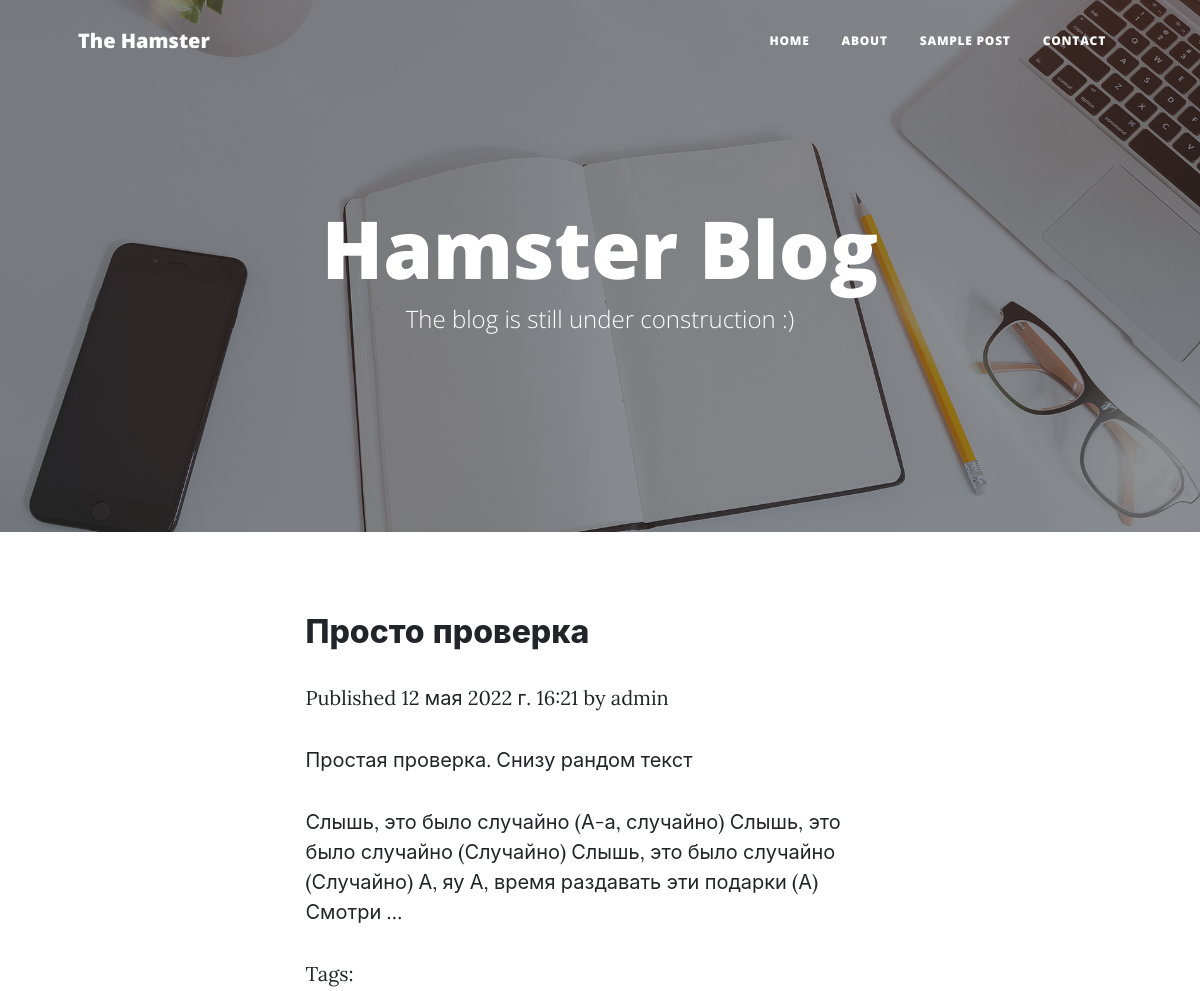
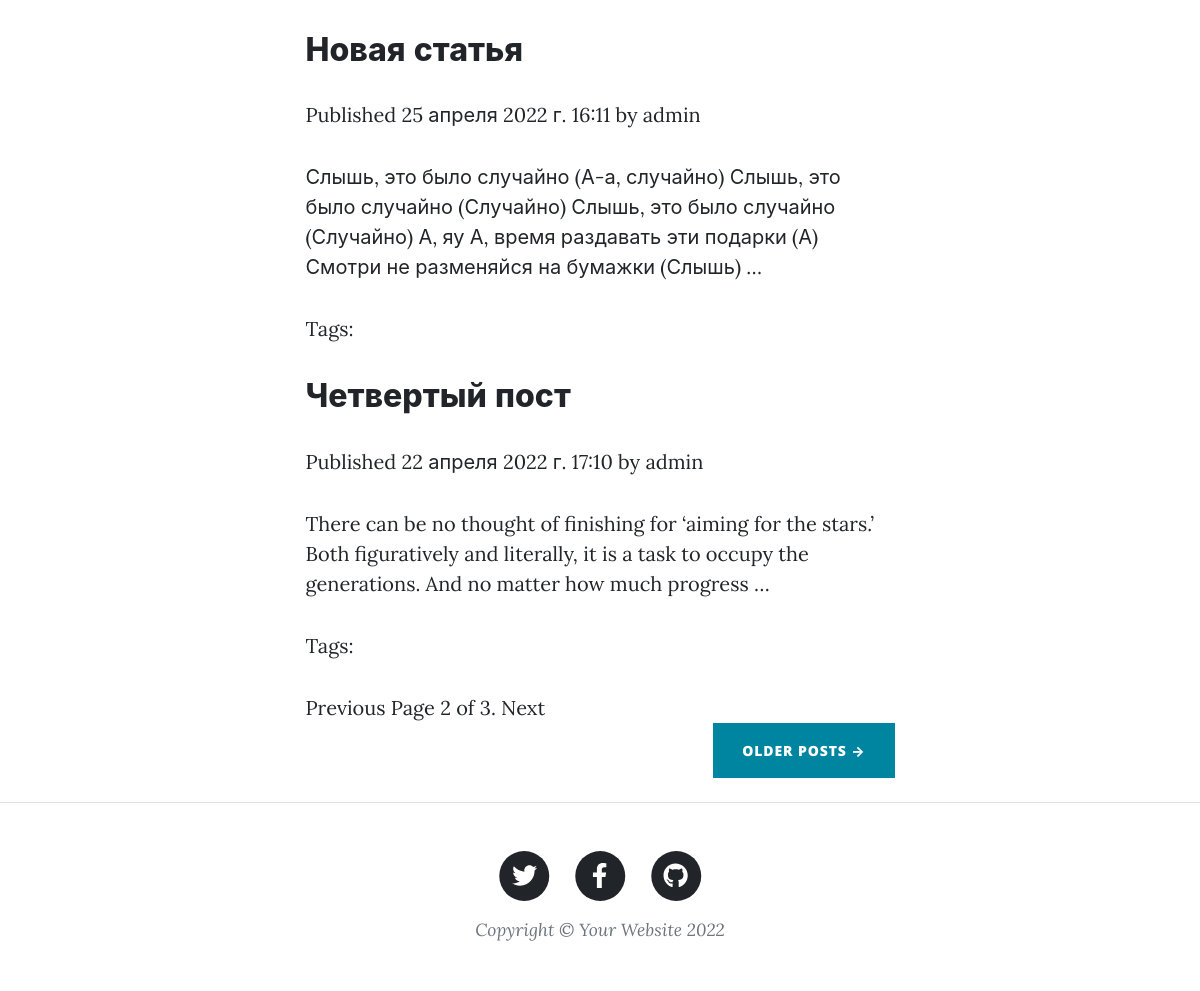
Screenshot of /?page=2 with the database file from the repository (2 pictures, top to bottom).
### blog/models.py (models this page shows, shortened)
class Post(models.Model):
    STATUS_CHOICES = (
        ('draft', 'Draft'),
        ('published', 'Published'),
    )
    title = models.CharField(max_length=250)
    slug = models.SlugField(max_length=250, unique_for_date='publish')
    author = models.ForeignKey(User, on_delete=models.CASCADE,
                               related_name='blog_posts')
    body = models.TextField()
    publish = models.DateTimeField(default=timezone.now)
    created = models.DateTimeField(auto_now_add=True)
    updated = models.DateTimeField(auto_now=True)
    status = models.CharField(max_length=10, choices=STATUS_CHOICES, default='draft')
    class Meta:
        ordering = ('-publish',)
    objects = models.Manager()          # Менеджер по умолчанию.
    published = PublishedManager()      # Наш новый менеджер.
    def get_absolute_url(self):
        return reverse('blog:post_detail', args=[self.publish.year,
                                                 self.publish.month,
                                                 self.publish.day, self.slug])
    tags = TaggableManager()

### blog/views.py (the view)
# urls.py: path('', views.post_list, name='post_list'),
def post_list(request, tag_slug=None):
    object_list = Post.published.all()
    tag = None
    if tag_slug:
        tag = get_object_or_404(Tag, slug=tag_slug)
        object_list = object_list.filter(tags__in=[tag])
    paginator = Paginator(object_list, 3)  # По 3 статьи на каждой странице.
    page = request.GET.get('page')
    try:
        posts = paginator.page(page)
    except PageNotAnInteger:
        posts = paginator.page(1)
    except EmptyPage:
        posts = paginator.page(paginator.num_pages)
    return render(request, 'blog/post/list.html', {'page': page, 'posts': posts, 'tag': tag})

### blog/models.py (called while the page is built)
    def get_queryset(self):
        return super().get_queryset().filter(status='published')

### blog/templatetags/blog_tags.py (called while the page is built)
@register.filter(name='markdown')
def markdown_format(text):
    return mark_safe(markdown.markdown(text))

### blog/templates/blog/post/list.html (shortened to what this page needs)
{% extends "blog/index.html" %}
{% load blog_tags %}
{% block content %}
    {% for post in posts %}
        <h2>
            <a href="{{ post.get_absolute_url }}">
                {{ post.title }}</a>
        </h2>
        <p class="date">
            Published {{ post.publish }} by {{ post.author }}
        </p>
        {{ post.body|markdown|truncatewords_html:30 }}
        <p class="tags">
            Tags:
        </p>
    {% endfor %}
    {% include "pagination.html" with page=posts %}
{% endblock %}

### rows the page displays
Post: title "Просто проверка", publish "12 мая 2022 г. 16:21", author "admin", body "Простая проверка. Снизу рандом текст Слышь, это было случайно (А-а, случайно) Слышь, это было случайно (Случайно) Слышь, это было случайно (Случайно) А, яу А, время раздавать эти подарки (А) Смотри …"
Post: title "Новая статья", publish "25 апреля 2022 г. 16:11", author "admin", body "Слышь, это было случайно (А-а, случайно) Слышь, это было случайно (Случайно) Слышь, это было случайно (Случайно) А, яу А, время раздавать эти подарки (А) Смотри не разменяйся на бумажки (Слышь) …"
Post: title "Четвертый пост", publish "22 апреля 2022 г. 17:10", author "admin", body "There can be no thought of finishing for ‘aiming for the stars.’ Both figuratively and literally, it is a task to occupy the generations. And no matter how much progress …"

### other values shown
{{ page.number }} "2"
{{ page.paginator.num_pages }} "3"
